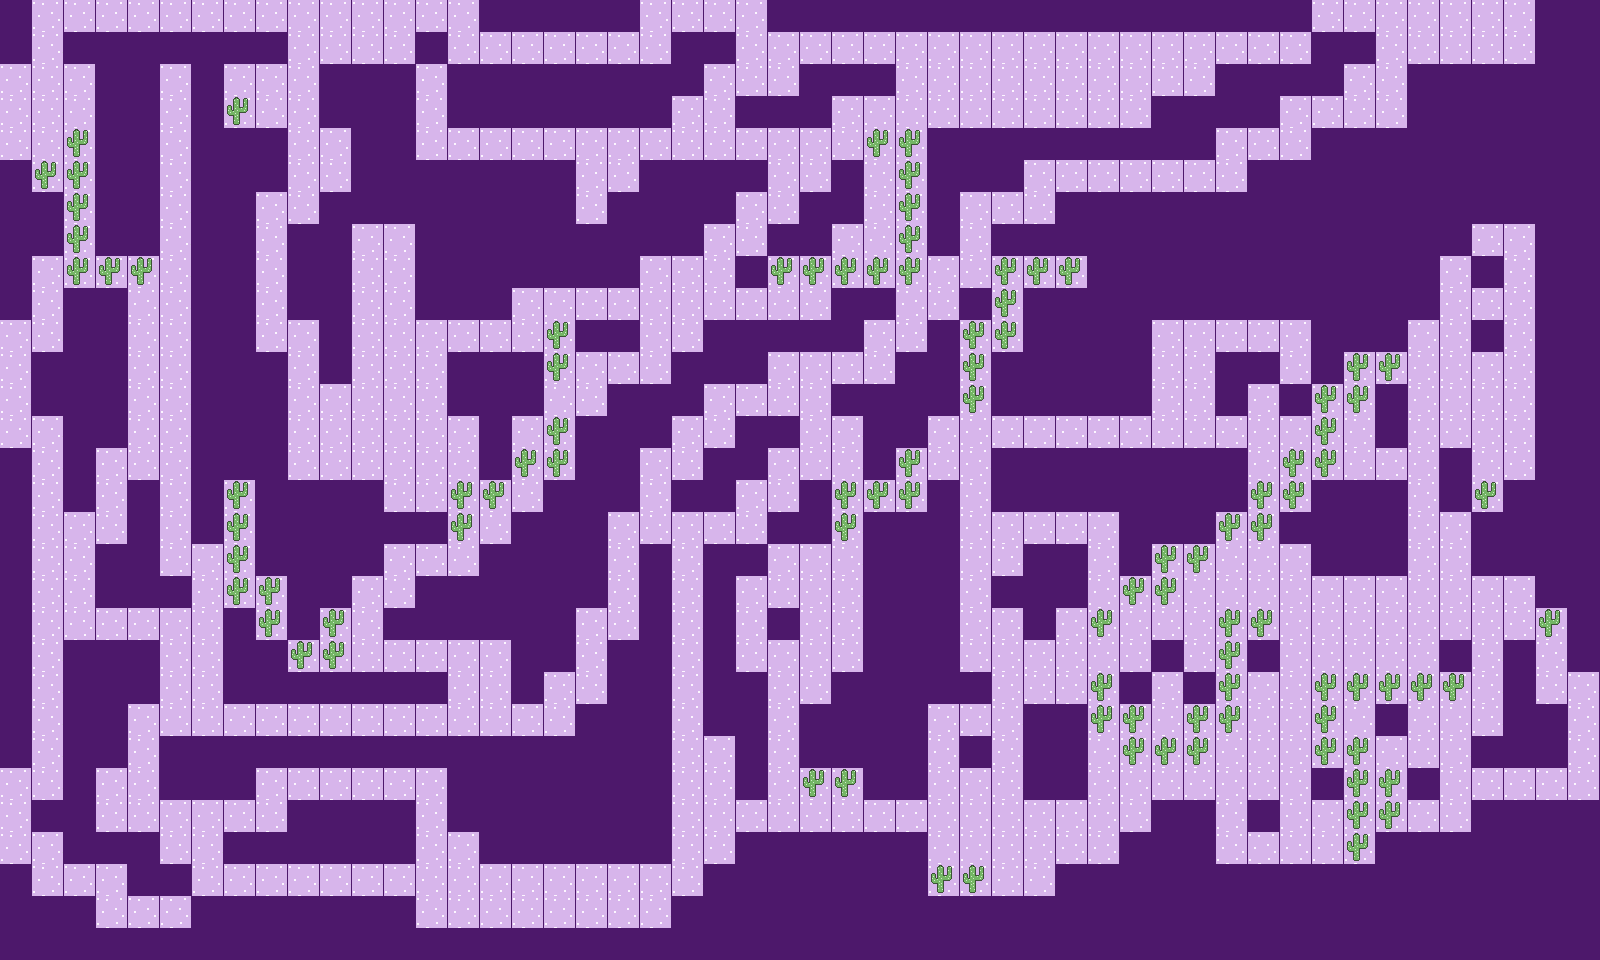

This game map was drawn from its Tiled (.tmx) file and the tilesets committed beside it. A one-line description and the trimmed map source follow:
An orthogonal 50x30 tile map with 32x32 px tiles, 2 tile layers (Background, Obstacles), 2 tilesets and 12 objects (10x Flower, SpawnPlayer, Cave).

<map version="1.10" tiledversion="1.11.2" orientation="orthogonal" renderorder="right-down" width="50" height="30" tilewidth="32" tileheight="32" infinite="0" nextlayerid="6" nextobjectid="13">
 <tileset firstgid="1" name="tileset" tilewidth="32" tileheight="32" spacing="2" margin="1" tilecount="8" columns="4">
  <image source="../public/assets/tileset.png" width="136" height="68" />
  <tile id="1">
   <properties>
    <property name="collides" type="bool" value="true" />
   </properties>
  </tile>
  <tile id="4">
   <properties>
    <property name="collides" type="bool" value="true" />
   </properties>
  </tile>
  <tile id="5">
   <properties>
    <property name="collides" type="bool" value="true" />
   </properties>
  </tile>
  <tile id="7">
   <properties>
    <property name="collides" type="bool" value="true" />
   </properties>
  </tile>
 </tileset>
 <tileset firstgid="9" source="tileset.tsx" />
 <layer id="1" name="Background" width="50" height="30">
  <data>[1500 cells, 1500 non-empty, 1 distinct tile ids]</data>
 </layer>
 <layer id="2" name="Obstacles" width="50" height="30">
  <data>[1500 cells, 1282 non-empty, 5 distinct tile ids]</data>
 </layer>
 <objectgroup id="3" name="SpawnPoints">
  <object id="1" name="SpawnPlayer" x="176" y="80" />
 </objectgroup>
 <objectgroup id="4" name="Items">
  <object id="3" name="Flower" gid="3" x="1504" y="64" width="32" height="32">
   <properties>
    <property name="damageHp" type="int" value="100" />
   </properties>
  </object>
  <object id="4" name="Flower" gid="3" x="771.449" y="513.976" width="32" height="32" />
  <object id="5" name="Flower" gid="3" x="577.117" y="702.235" width="32" height="32" />
  <object id="6" name="Flower" gid="3" x="358.494" y="258.915" width="32" height="32" />
  <object id="7" name="Flower" gid="3" x="1056.87" y="700.211" width="32" height="32" />
  <object id="8" name="Flower" gid="3" x="1473.88" y="738.672" width="32" height="32" />
  <object id="9" name="Flower" gid="3" x="1123.68" y="127.336" width="32" height="32" />
  <object id="10" name="Flower" gid="3" x="71.0445" y="637.457" width="32" height="32" />
  <object id="11" name="Flower" gid="3" x="131.773" y="445.15" width="32" height="32" />
  <object id="12" name="Flower" gid="3" x="643.919" y="62.5587" width="32" height="32" />
 </objectgroup>
 <objectgroup id="5" name="Doors">
  <object id="2" name="Cave" gid="7" x="1472" y="32" width="32" height="32">
   <properties>
    <property name="goToWorld" value="level-01" />
   </properties>
  </object>
 </objectgroup>
</map>
